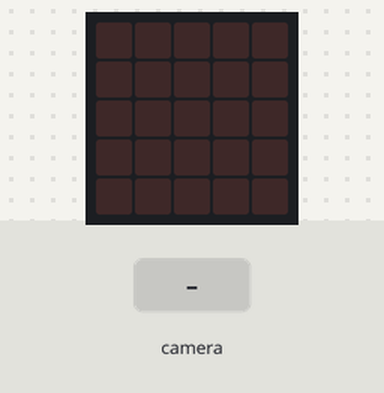
The program below on a simulated BBC micro:bit (MakeCode). Shown: the board's 5×5 LED display. Inputs (shaded band) come from the test bench.

Above: at 1.2 s.
1.3 s: the camera recognises learned object ID1 for 2 s
At 2.1 s:
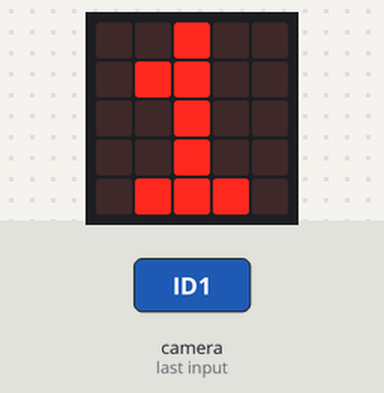
2.8 s: the camera recognises learned object ID2 for 2 s
At 4.2 s:
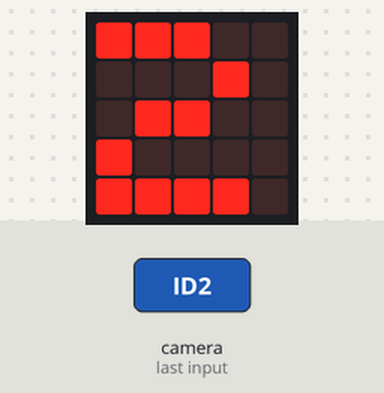
Timing chart, 0 to 5.8 s (numbered marks = the images above; inputs shaded):
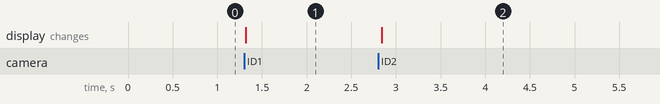

The program:

main.ts
```typescript
huskylens.initI2c()
huskylens.initMode(protocolAlgorithm.ALGORITHM_TAG_RECOGNITION)
basic.forever(function () {
    huskylens.request()
    if (huskylens.isAppear(1, HUSKYLENSResultType_t.HUSKYLENSResultBlock)) {
        basic.showNumber(1)
        huskylens.writeOSD("1", 150, 30)
    }
    if (huskylens.isAppear(2, HUSKYLENSResultType_t.HUSKYLENSResultBlock)) {
        basic.showNumber(2)
        huskylens.writeOSD("2", 150, 30)
    }
    if (huskylens.isAppear(3, HUSKYLENSResultType_t.HUSKYLENSResultBlock)) {
        basic.showNumber(3)
        huskylens.writeOSD("3", 150, 30)
    }
    if (huskylens.isAppear(4, HUSKYLENSResultType_t.HUSKYLENSResultBlock)) {
        basic.showNumber(4)
        huskylens.writeOSD("4", 150, 30)
    }
})
```

test.ts
```typescript
// aquí va el archivo "tests"; esto no se compilará cuando este paquete se utilice como una extensión.
```

Measured:
- after the input at 1.3 s, the display: changes at once (image 1)
- after the input at 2.8 s, the display: changes at once (image 2)
